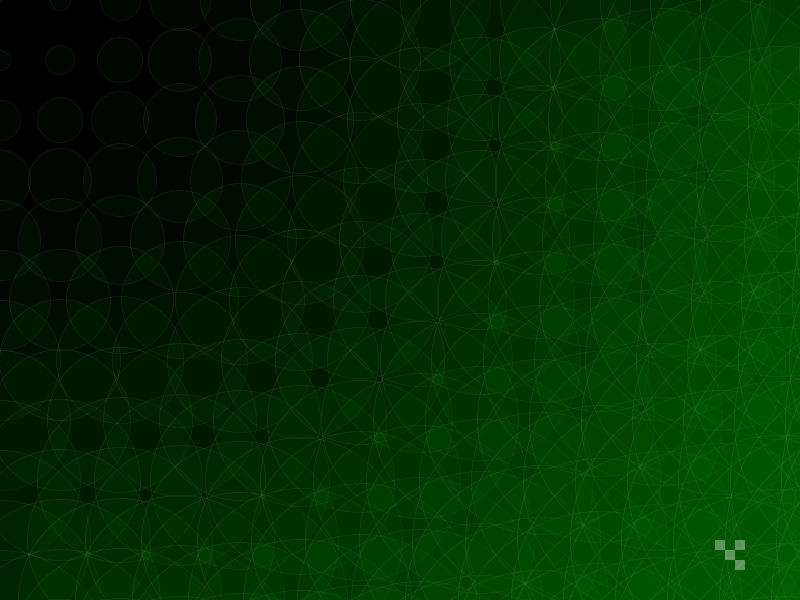
Frame 1 (no input)
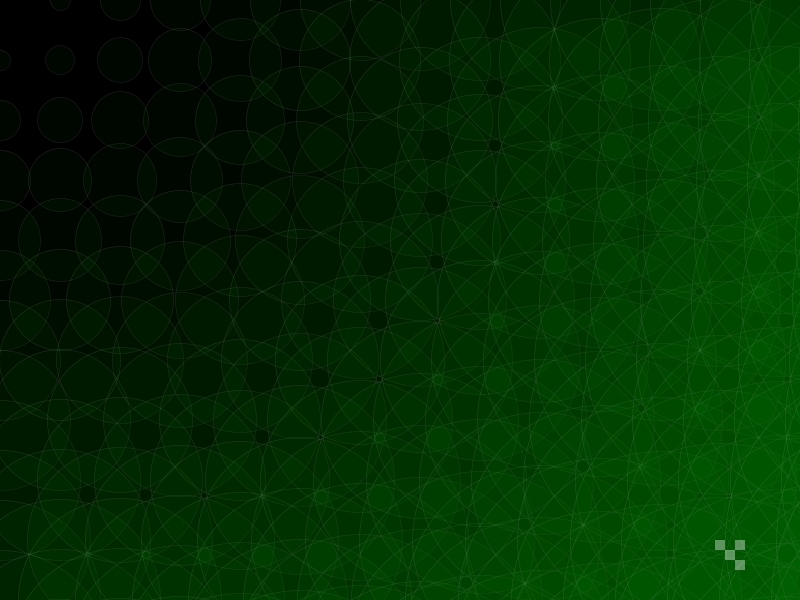
Frame 60 (the mouse pressed at the canvas centre just before this capture)
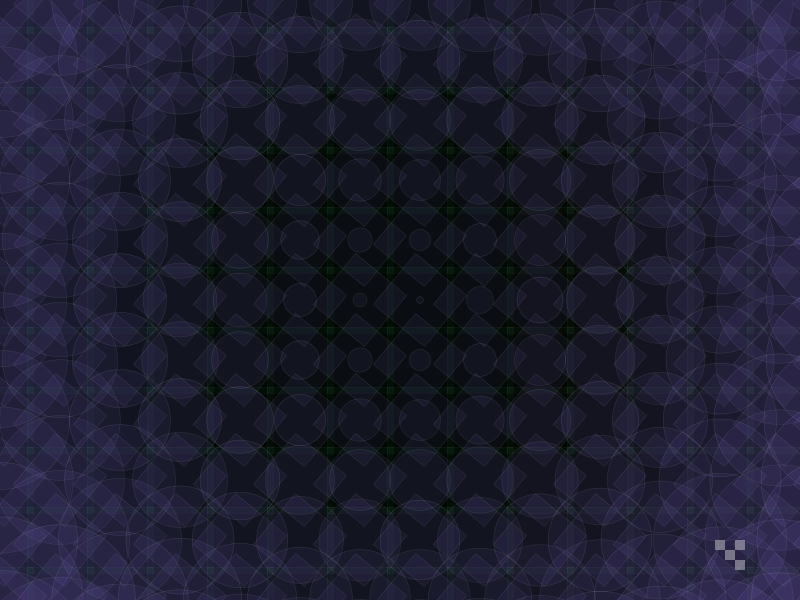
Frame 120 (the mouse held since frame 60 and released just before this capture)

The Processing sketch that drew these frames (run headless with seeded random() and noise(); from frame 60 on, the mouse is pressed at the canvas centre):

// Processing sketch: processing_150939
// ── processing_150939.pde

///////////////////////////// Project_ ATTRACTOR \\\\\\\\\\\\\\\\\\\\\\
///////////////////////// YOUSUFOLIO/PROCESSING/2014\\\\\\\\\\\\\\\\
////////////////////////////////// ENJOY\\\\\\\\\\\\\\\\\\\\\\\\\\\\\

float x=20;


void setup(){
size(800,600);
smooth();


}

void draw(){
background(0);

stroke(255,255,255,32);
noFill();
 
  for (int i =0; i<50;i+= 3) {
    for(int j =0;j<50;j+= 3 ) {
     float d = dist(mouseX,mouseY,x*i,x*j)/3;
     pushMatrix();
      rectMode(CENTER ); 
// stroke(125,124,25);
 fill(i,125,55,15);
  rect(x*i,x*j,mouseX/6,mouseX/6);
translate(x*i,x*j);
rotate(PI/180*mouseX);
strokeWeight(.5);
 fill(mouseY/2,125,mouseY,15);
//stroke(5,255,255);
rect(0,0,mouseX/6,mouseX/6);

//stroke(0,255,125);
//fill(12,125,mouseY,45);
ellipse(0,0,d,d);

strokeWeight(.2);

popMatrix();
  }
  }
  
  pushMatrix();                     ///////////////logo
  fill(255,255,255,95);
  noStroke();
  rect(width-80,height-55,10,10);
  rect(width-60,height-55,10,10);
  rect(width-70,height-45,10,10);
  rect(width-60,height-35,10,10);
  popMatrix();                      ///////////////logo

    ///////////////////////////// Project_ CLOCK \\\\\\\\\\\\\\\\\\\\\\
///////////////////////// YOUSUFOLIO/PROCESSING/2014\\\\\\\\\\\\\\\\
////////////////////////////////// ENJOY\\\\\\\\\\\\\\\\\\\\\\\\\\\\\



}
